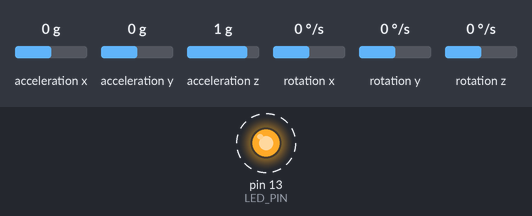
The sketch below on a simulated Arduino Uno, built with avr-gcc and run on an emulated ATmega328P. Shown: output pins drawn as LEDs (lit = HIGH). Dashed ring = blinking. Inputs (shaded band) come from the test bench; at power-on: acceleration x 0 g, acceleration y 0 g, acceleration z 1 g, rotation x 0 °/s, rotation y 0 °/s, rotation z 0 °/s. What the sketch prints to the serial monitor is not drawn.

Above: at 5.2 s.
Timing chart, 0 to 8.0 s (numbered marks = the images above):
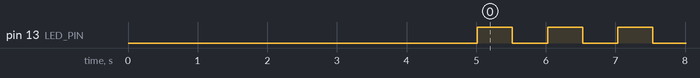

Measured:
- by itself, pin 13 (LED_PIN): alternates HIGH for 0.50 s and LOW for 0.50 s

The sketch:

MPU6050_raw.ino
```cpp
// I2C device class (I2Cdev) demonstration Arduino sketch for MPU6050 class
// 10/7/2011 by Jeff Rowberg <jeff@rowberg.net>
// Updates should (hopefully) always be available at https://github.com/jrowberg/i2cdevlib
//
// Changelog:
//      2013-05-08 - added multiple output formats
//                 - added seamless Fastwire support
//      2011-10-07 - initial release

/* ============================================
  I2Cdev device library code is placed under the MIT license
  Copyright (c) 2011 Jeff Rowberg

  Permission is hereby granted, free of charge, to any person obtaining a copy
  of this software and associated documentation files (the "Software"), to deal
  in the Software without restriction, including without limitation the rights
  to use, copy, modify, merge, publish, distribute, sublicense, and/or sell
  copies of the Software, and to permit persons to whom the Software is
  furnished to do so, subject to the following conditions:

  The above copyright notice and this permission notice shall be included in
  all copies or substantial portions of the Software.

  THE SOFTWARE IS PROVIDED "AS IS", WITHOUT WARRANTY OF ANY KIND, EXPRESS OR
  IMPLIED, INCLUDING BUT NOT LIMITED TO THE WARRANTIES OF MERCHANTABILITY,
  FITNESS FOR A PARTICULAR PURPOSE AND NONINFRINGEMENT. IN NO EVENT SHALL THE
  AUTHORS OR COPYRIGHT HOLDERS BE LIABLE FOR ANY CLAIM, DAMAGES OR OTHER
  LIABILITY, WHETHER IN AN ACTION OF CONTRACT, TORT OR OTHERWISE, ARISING FROM,
  OUT OF OR IN CONNECTION WITH THE SOFTWARE OR THE USE OR OTHER DEALINGS IN
  THE SOFTWARE.
  ===============================================
*/

// I2Cdev and MPU6050 must be installed as libraries, or else the .cpp/.h files
// for both classes must be in the include path of your project
#include "I2Cdev.h"
#include "MPU6050.h"

typedef union {
  int16_t num;
  byte byt[2];
} BytInt16;

// Arduino Wire library is required if I2Cdev I2CDEV_ARDUINO_WIRE implementation
// is used in I2Cdev.h
#if I2CDEV_IMPLEMENTATION == I2CDEV_ARDUINO_WIRE
#include "Wire.h"
#endif

// class default I2C address is 0x68
// specific I2C addresses may be passed as a parameter here
// AD0 low = 0x68 (default for InvenSense evaluation board)
// AD0 high = 0x69
MPU6050 accelgyro;
//MPU6050 accelgyro(0x69); // <-- use for AD0 high

BytInt16 ax, ay, az;
BytInt16 gx, gy, gz;
//int16_t ax, ay, az;
//int16_t gx, gy, gz;

long gyro_x_cal, gyro_y_cal, gyro_z_cal;


// uncomment "OUTPUT_READABLE_ACCELGYRO" if you want to see a tab-separated
// list of the accel X/Y/Z and then gyro X/Y/Z values in decimal. Easy to read,
// not so easy to parse, and slow(er) over UART.
#define OUTPUT_READABLE_ACCELGYRO

// uncomment "OUTPUT_BINARY_ACCELGYRO" to send all 6 axes of data as 16-bit
// binary, one right after the other. This is very fast (as fast as possible
// without compression or data loss), and easy to parse, but impossible to read
// for a human.
//#define OUTPUT_BINARY_ACCELGYRO


#define LED_PIN 13
bool blinkState = false;

void setup() {
  // join I2C bus (I2Cdev library doesn't do this automatically)
#if I2CDEV_IMPLEMENTATION == I2CDEV_ARDUINO_WIRE
  Wire.begin();
#elif I2CDEV_IMPLEMENTATION == I2CDEV_BUILTIN_FASTWIRE
  Fastwire::setup(400, true);
#endif

  // initialize serial communication
  // (38400 chosen because it works as well at 8MHz as it does at 16MHz, but
  // it's really up to you depending on your project)
  Serial.begin(115200);

  // initialize device
  Serial.println("Initializing I2C devices...");
  accelgyro.initialize();

  // verify connection
  Serial.println("Testing device connections...");
  Serial.println(accelgyro.testConnection() ? "MPU6050 connection successful" : "MPU6050 connection failed");

  // use the code below to change accel/gyro offset values

#if 0
  /* Calibration algorithm */
  for (int cal_int = 0; cal_int < 2000 ; cal_int++) {                 //Run this code 2000 times
    if (cal_int % 125 == 0)
      Serial.print(".");                              //Print a dot on the LCD every 125 readings
    accelgyro.getMotion6(&ax.num, &ay.num, &az.num, &gx.num, &gy.num, &gz.num); //Read the raw acc and gyro data from the MPU-6050
    gyro_x_cal += gx.num;                                              //Add the gyro x-axis offset to the gyro_x_cal variable
    gyro_y_cal += gy.num;                                              //Add the gyro y-axis offset to the gyro_y_cal variable
    gyro_z_cal += gz.num;                                              //Add the gyro z-axis offset to the gyro_z_cal variable
    delay(3);                                                          //Delay 3us to simulate the 250Hz program loop
  }
#endif

#if 1
  Serial.println("Updating internal sensor offsets...");
  // -76	-2359	1688	0	0	0
  Serial.println("Old offset values");
  Serial.print(accelgyro.getXAccelOffset()); Serial.print("\t"); // -76
  Serial.print(accelgyro.getYAccelOffset()); Serial.print("\t"); // -2359
  Serial.print(accelgyro.getZAccelOffset()); Serial.print("\t"); // 1688
  Serial.print(accelgyro.getXGyroOffset()); Serial.print("\t"); // 0
  Serial.print(accelgyro.getYGyroOffset()); Serial.print("\t"); // 0
  Serial.print(accelgyro.getZGyroOffset()); Serial.print("\t"); // 0
  Serial.print("\n");
  accelgyro.setXAccelOffset(473);
  accelgyro.setYAccelOffset(252);
  accelgyro.setZAccelOffset(1646);
  accelgyro.setXGyroOffset(63);
  accelgyro.setYGyroOffset(30);
  accelgyro.setZGyroOffset(11);
  Serial.println("New offset values");
  Serial.print(accelgyro.getXAccelOffset()); Serial.print("\t"); // -76
  Serial.print(accelgyro.getYAccelOffset()); Serial.print("\t"); // -2359
  Serial.print(accelgyro.getZAccelOffset()); Serial.print("\t"); // 1688
  Serial.print(accelgyro.getXGyroOffset()); Serial.print("\t"); // 0
  Serial.print(accelgyro.getYGyroOffset()); Serial.print("\t"); // 0
  Serial.print(accelgyro.getZGyroOffset()); Serial.print("\t"); // 0
  Serial.print("\n");
#endif

  // configure Arduino LED for
  pinMode(LED_PIN, OUTPUT);

  Serial.println("Starting gyroscope...");
  delay(5000);
}

void loop() {
  // read raw accel/gyro measurements from device
  //accelgyro.getMotion6(&ax, &ay, &az, &gx, &gy, &gz);
  accelgyro.getMotion6(&ax.num, &ay.num, &az.num, &gx.num, &gy.num, &gz.num);

  // these methods (and a few others) are also available
  //accelgyro.getAcceleration(&ax, &ay, &az);
  //accelgyro.getRotation(&gx, &gy, &gz);

#if 0
  gx.num -= gyro_x_cal;
  gy.num -= gyro_y_cal;
  gz.num -= gyro_z_cal;
#endif

#ifdef OUTPUT_READABLE_ACCELGYRO
  // display tab-separated accel/gyro x/y/z values
  Serial.print("g:\t");
  //Serial.print("a/g:\t");
  //Serial.print(ax.num); Serial.print("\t");
  //Serial.print(ay.num); Serial.print("\t");
  //Serial.print(az.num); Serial.print("\t");
  Serial.print(gx.num); Serial.print("\t");
  Serial.print(gy.num); Serial.print("\t");
  Serial.println(gz.num);
#endif

#ifdef OUTPUT_BINARY_ACCELGYRO
#if 0
  Serial.write((uint8_t)(ax >> 8)); Serial.write((uint8_t)(ax & 0xFF));
  Serial.write((uint8_t)(ay >> 8)); Serial.write((uint8_t)(ay & 0xFF));
  Serial.write((uint8_t)(az >> 8)); Serial.write((uint8_t)(az & 0xFF));
  Serial.write((uint8_t)(gx >> 8)); Serial.write((uint8_t)(gx & 0xFF));
  Serial.write((uint8_t)(gy >> 8)); Serial.write((uint8_t)(gy & 0xFF));
  Serial.write((uint8_t)(gz >> 8)); Serial.write((uint8_t)(gz & 0xFF));
#else
  Serial.write(ax.byt, 2);
  Serial.write(ay.byt, 2);
  Serial.write(az.byt, 2);
  Serial.write(gx.byt, 2);
  Serial.write(gy.byt, 2);
  Serial.write(gz.byt, 2);
#endif
#endif

  // blink LED to indicate activity
  blinkState = !blinkState;
  digitalWrite(LED_PIN, blinkState);

  delay(500);
}
```
